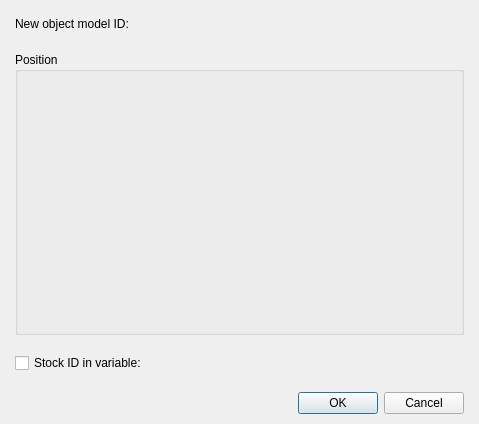
<?xml version="1.0" encoding="UTF-8"?>
<ui version="4.0">
 <class>DialogCommandCreateObjectInMap</class>
 <widget class="QDialog" name="DialogCommandCreateObjectInMap">
  <property name="geometry">
   <rect>
    <x>0</x>
    <y>0</y>
    <width>479</width>
    <height>424</height>
   </rect>
  </property>
  <property name="windowTitle">
   <string>Dialog</string>
  </property>
  <layout class="QGridLayout" name="gridLayout">
   <property name="leftMargin">
    <number>15</number>
   </property>
   <property name="topMargin">
    <number>10</number>
   </property>
   <property name="rightMargin">
    <number>15</number>
   </property>
   <property name="bottomMargin">
    <number>10</number>
   </property>
   <item row="0" column="0">
    <layout class="QVBoxLayout" name="verticalLayout_2" stretch="1,0,0">
     <property name="spacing">
      <number>15</number>
     </property>
     <item>
      <layout class="QVBoxLayout" name="verticalLayout" stretch="0,1">
       <item>
        <layout class="QHBoxLayout" name="horizontalLayout" stretch="0,0,1">
         <item>
          <widget class="QLabel" name="labelModelID">
           <property name="text">
            <string>New object model ID:</string>
           </property>
          </widget>
         </item>
         <item>
          <widget class="PanelPrimitiveValue" name="panelPrimitiveModelID" native="true">
           <property name="minimumSize">
            <size>
             <width>250</width>
             <height>27</height>
            </size>
           </property>
           <property name="maximumSize">
            <size>
             <width>250</width>
             <height>27</height>
            </size>
           </property>
          </widget>
         </item>
         <item>
          <spacer name="horizontalSpacer">
           <property name="orientation">
            <enum>Qt::Horizontal</enum>
           </property>
           <property name="sizeHint" stdset="0">
            <size>
             <width>40</width>
             <height>20</height>
            </size>
           </property>
          </spacer>
         </item>
        </layout>
       </item>
       <item>
        <widget class="QGroupBox" name="groupBoxPosition">
         <property name="maximumSize">
          <size>
           <width>16777215</width>
           <height>320</height>
          </size>
         </property>
         <property name="title">
          <string>Position</string>
         </property>
         <layout class="QGridLayout" name="gridLayout_2">
          <property name="leftMargin">
           <number>15</number>
          </property>
          <property name="topMargin">
           <number>15</number>
          </property>
          <property name="rightMargin">
           <number>15</number>
          </property>
          <property name="bottomMargin">
           <number>15</number>
          </property>
          <item row="0" column="0">
           <widget class="PanelPosition" name="panelPosition" native="true"/>
          </item>
         </layout>
        </widget>
       </item>
      </layout>
     </item>
     <item>
      <layout class="QHBoxLayout" name="horizontalLayout_2" stretch="0,0,1">
       <item>
        <widget class="QCheckBox" name="checkBoxStock">
         <property name="text">
          <string>Stock ID in variable:</string>
         </property>
        </widget>
       </item>
       <item>
        <widget class="PanelPrimitiveValue" name="panelPrimitiveStock" native="true">
         <property name="enabled">
          <bool>false</bool>
         </property>
         <property name="minimumSize">
          <size>
           <width>250</width>
           <height>27</height>
          </size>
         </property>
         <property name="maximumSize">
          <size>
           <width>250</width>
           <height>27</height>
          </size>
         </property>
        </widget>
       </item>
       <item>
        <spacer name="horizontalSpacer_2">
         <property name="orientation">
          <enum>Qt::Horizontal</enum>
         </property>
         <property name="sizeHint" stdset="0">
          <size>
           <width>40</width>
           <height>20</height>
          </size>
         </property>
        </spacer>
       </item>
      </layout>
     </item>
     <item>
      <widget class="QDialogButtonBox" name="buttonBox">
       <property name="orientation">
        <enum>Qt::Horizontal</enum>
       </property>
       <property name="standardButtons">
        <set>QDialogButtonBox::Cancel|QDialogButtonBox::Ok</set>
       </property>
      </widget>
     </item>
    </layout>
   </item>
  </layout>
 </widget>
 <customwidgets>
  <customwidget>
   <class>PanelPrimitiveValue</class>
   <extends>QWidget</extends>
   <header>panelprimitivevalue.h</header>
   <container>1</container>
  </customwidget>
  <customwidget>
   <class>PanelPosition</class>
   <extends>QWidget</extends>
   <header>panelposition.h</header>
   <container>1</container>
  </customwidget>
 </customwidgets>
 <resources/>
 <connections>
  <connection>
   <sender>buttonBox</sender>
   <signal>accepted()</signal>
   <receiver>DialogCommandCreateObjectInMap</receiver>
   <slot>accept()</slot>
   <hints>
    <hint type="sourcelabel">
     <x>248</x>
     <y>254</y>
    </hint>
    <hint type="destinationlabel">
     <x>157</x>
     <y>274</y>
    </hint>
   </hints>
  </connection>
  <connection>
   <sender>buttonBox</sender>
   <signal>rejected()</signal>
   <receiver>DialogCommandCreateObjectInMap</receiver>
   <slot>reject()</slot>
   <hints>
    <hint type="sourcelabel">
     <x>316</x>
     <y>260</y>
    </hint>
    <hint type="destinationlabel">
     <x>286</x>
     <y>274</y>
    </hint>
   </hints>
  </connection>
 </connections>
</ui>
